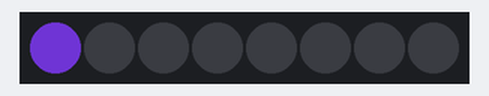
Bench run of a program on a simulated ESP32 board running MicroPython. Shown: 8 RGB LEDs in strip order, left to right. Dim RGB values are drawn brighter than linear; random numbers come from a fixed seed.

Above: at 0.15 s.
At 5.04 s:
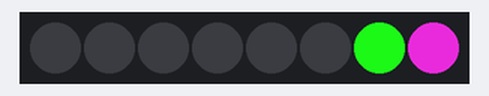
At 9.92 s:
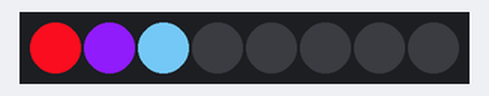
At 19.4 s:
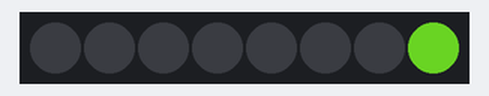
At 29.18 s:
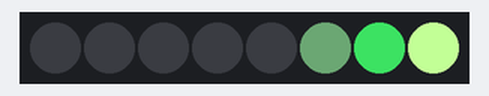
At 39.26 s:
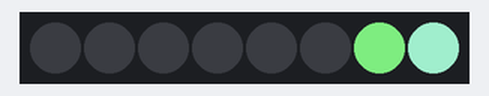
Timing chart, 0 to 40.0 s (numbered marks = the images above):
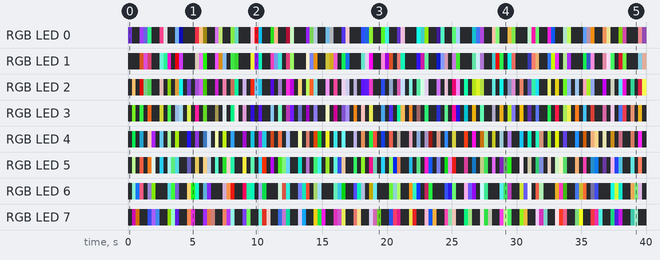

Measured:
- by itself, RGB LED 4: off → RGB(2, 196, 66) at 0.31 s, → off 0.30 s later, → RGB(20, 96, 122) 0.31 s later, → off 0.30 s later, … (121 changes in this stretch)
- by itself, RGB LED 3: off → RGB(105, 218, 28) at 0.31 s, → off 0.30 s later, → RGB(46, 211, 58) 0.31 s later, → off 0.30 s later, … (121 changes in this stretch)

The program:

neopixel7.py
```python
import machine, neopixel
from time import sleep
from random import randint

np = neopixel.NeoPixel(machine.Pin(14), 8)

while True:
    for i in range (8):
        np[i] = (randint(0,255), randint(0,255), randint(0,255))
        np.write()
        sleep(0.01)
    for i in range (8):
        np[i] = (0, 0, 0)
        np.write()
    for i in range (7,-1,-1):
        np[i] = (randint(0,255), randint(0,255), randint(0,255))
        np.write()
        sleep(0.01)
    for i in range (8):
        np[i] = (0, 0, 0)
        np.write()
```
